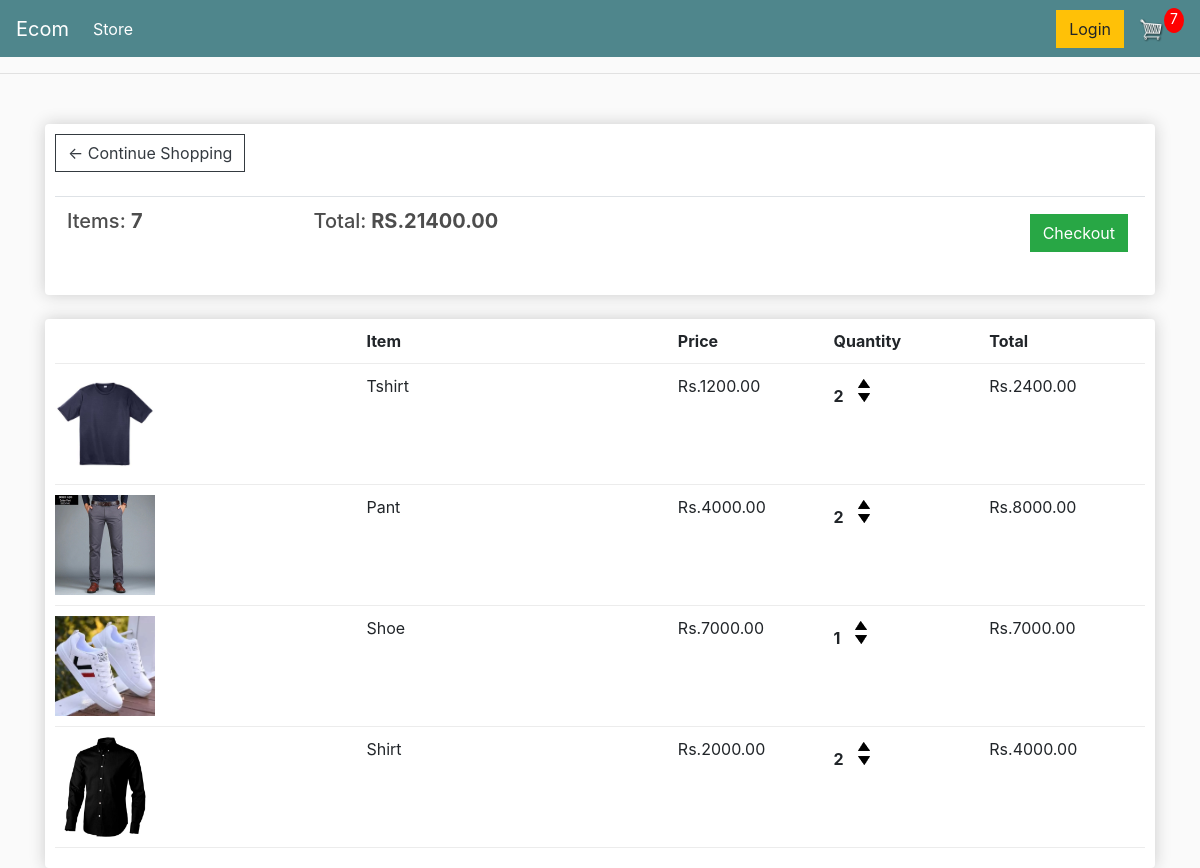
The app's page /cart/ (signed in), older data.
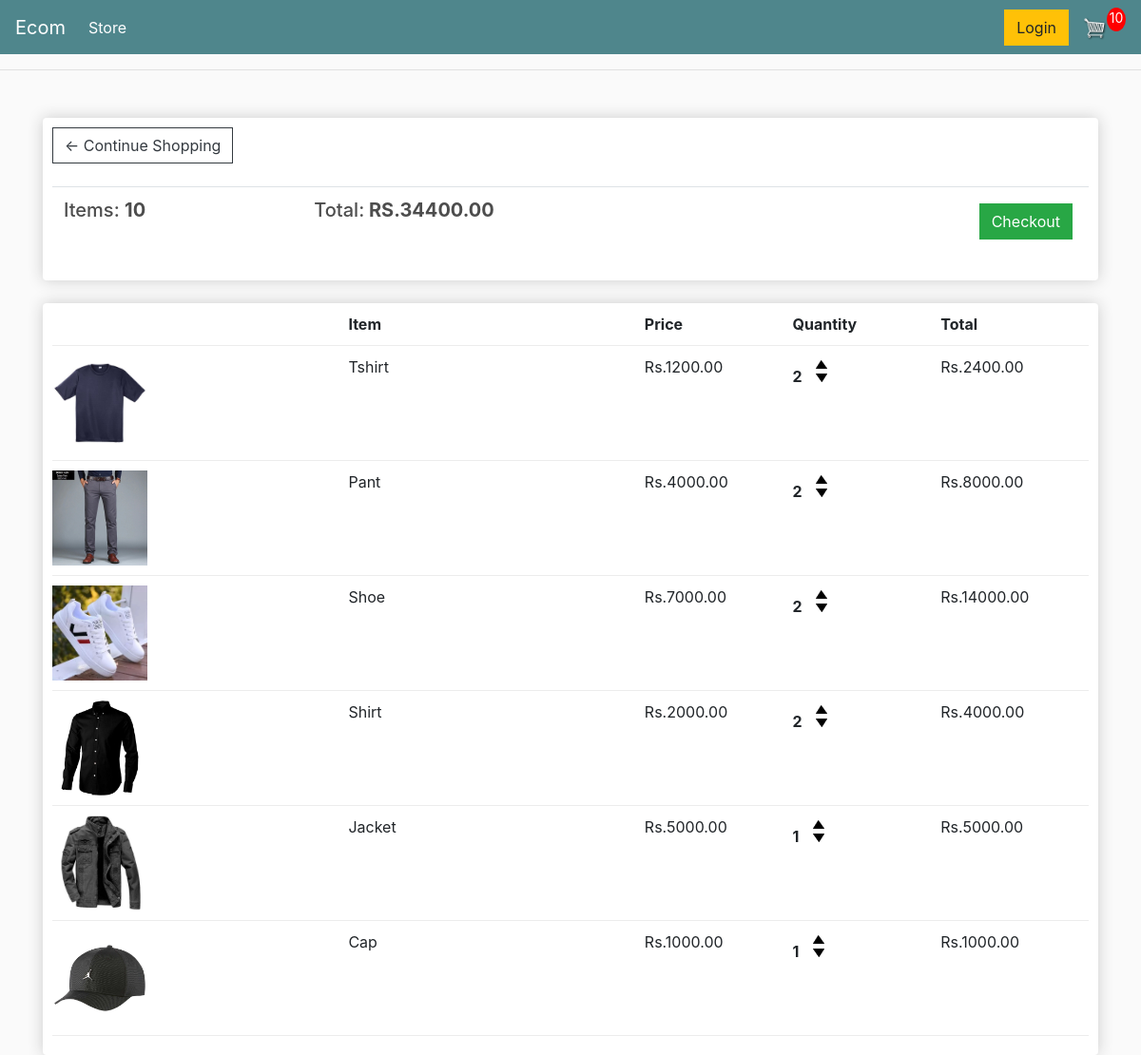
The same page, newer data.
### store/models.py (models this page shows, shortened)
class Order(models.Model):
    customer = models.ForeignKey(Customer, on_delete=models.SET_NULL, blank=True, null=True)
    date_order = models.DateTimeField(auto_now_add=True)
    complete = models.BooleanField(default=False, null=True, blank=True)
    transaction_id = models.CharField(max_length=200, null=True)
    @property
    def get_cart_items(self):
        orderitems = self.orderitem_set.all()
        total = sum([item.quantity for item in orderitems])
        return total
    @property
    def get_cart_total(self):
        orderitems = self.orderitem_set.all()
        total = sum([item.get_total for item in orderitems])
        return total

class OrderItem(models.Model):
    product = models.ForeignKey(Product, on_delete=models.SET_NULL, blank=True, null=True)
    order = models.ForeignKey(Order, on_delete=models.SET_NULL, blank=True, null=True)
    quantity = models.IntegerField(default=0, null=True, blank=True)
    date_added = models.DateTimeField(auto_now_add=True)
    @property
    def get_total(self):
        total = self.product.price * self.quantity
        return total

class Product(models.Model):
    name = models.CharField(max_length=200, null=True)
    price = models.FloatField()
    digital = models.BooleanField(default=False, null=True, blank=False)
    image = models.ImageField(null=True, blank=True)
    @property
    def imageURL(self):
        try:
            url = self.image.url
        except:
            url = ''
        return url

### store/views.py (the view)
# urls.py: path('cart/', views.cart, name="cart"),
def cart(request):
    if request.user.is_authenticated:
        customer = request.user.customer
        order, created = Order.objects.get_or_create(customer=customer, complete=False)
        items = order.orderitem_set.all()
        cartItems = order.get_cart_items
    else:
        items = []
        order = {'get_cart_items':0, 'get_cart_total':0, 'shipping': False}
        cartItems = order['get_cart_items']
    context = {'items': items, 'order': order, 'cartItems': cartItems}
    return render(request, 'store/cart.html', context)

### store/templates/store/cart.html
{% extends 'store/main.html' %}
{% load static %}
{% block content %}
<div class="row">
     <div class="col-lg-12">
          <div class="box-element">
               <a  class="btn btn-outline-dark" href="{% url 'store' %}">&#x2190; Continue Shopping</a>
               <br>
               <br>
               <table class="table">
                    <tr>
                         <th><h5>Items: <strong>{{order.get_cart_items}}</strong></h5></th>
                         <th><h5>Total:<strong> RS.{{order.get_cart_total|floatformat:2}}</strong></h5></th>
                         <th>
                              <a  style="float:right; margin:5px;" class="btn btn-success" href="{% url 'checkout' %}">Checkout</a>
                         </th>
                    </tr>
               </table>
          </div>
          <br>
          <div class="box-element">
               <div class="cart-row">
                    <div style="flex:2"></div>
                    <div style="flex:2"><strong>Item</strong></div>
                    <div style="flex:1"><strong>Price</strong></div>
                    <div style="flex:1"><strong>Quantity</strong></div>
                    <div style="flex:1"><strong>Total</strong></div>
               </div>
               {% for item in items %}
               <div class="cart-row">
                    <div style="flex:2"><img class="row-image" src="{{item.product.imageURL}}"></div>
                    <div style="flex:2"><p>{{item.product.name}}</p></div>
                    <div style="flex:1"><p>Rs.{{item.product.price|floatformat:2}}</p></div>
                    <div style="flex:1">
                         <p class="quantity">{{item.quantity}}</p>
                         <div class="quantity">
                              <img data-product="{{item.product.id}}" data-action="add" class="chg-quantity update-cart" src="{% static  'images/arrow-up.png' %}">
                              <img data-product="{{item.product.id}}" data-action="remove" class="chg-quantity update-cart" src="{% static  'images/arrow-down.png' %}">
                         </div>
                    </div>
                    <div style="flex:1"><p>Rs.{{item.get_total|floatformat:2}}</p></div>
               </div>
               {% endfor %}
          </div>
     </div>
</div>
{% endblock content %}

Row changes from the older to the newer data that the page shows:
changed through a linked row, Order: get_cart_items "7" → "10"; get_cart_total "21400.00" → "34400.00"
changed OrderItem "Shoe": quantity "1" → "2"; get_total "7000.00" → "14000.00"
added OrderItem: product.imageURL (picture), product.name "Jacket", product.price "5000.00", quantity "1", get_total "5000.00"
added OrderItem: product.imageURL (picture), product.name "Cap", product.price "1000.00", quantity "1", get_total "1000.00"
Text that changed along with them:
{{ cartItems }}: "7" → "10"
